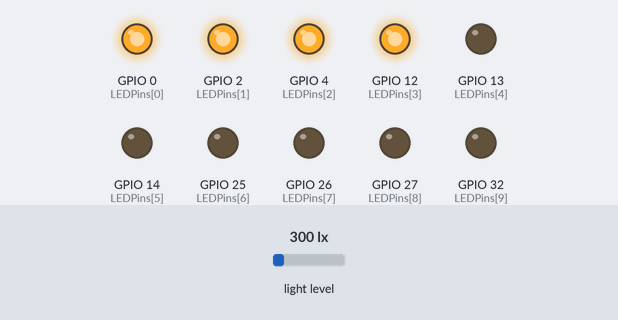
Simulated run of this sketch. Board: ESP32. On the bench: output pins drawn as LEDs (lit = HIGH). The inputs (shaded band) are chosen by the test bench; at power-on: light level 300 lx. WiFi joins after 1.5 s; servers stay silent unless stated; what the sketch prints to the serial monitor is not drawn.

Above: at 3.2 s.
3.3 s: light level set to 334 lx
5.2 s: light level set to 385 lx
At 7.5 s:
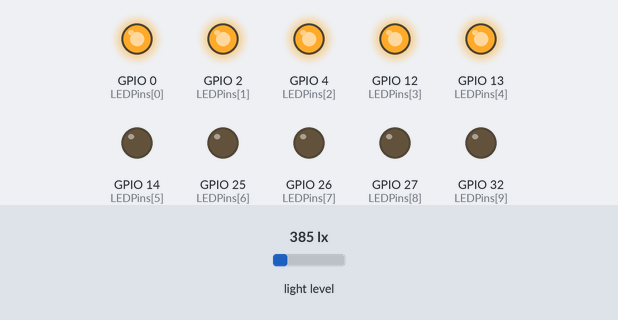
8.3 s: light level set to 449 lx
At 10.7 s:
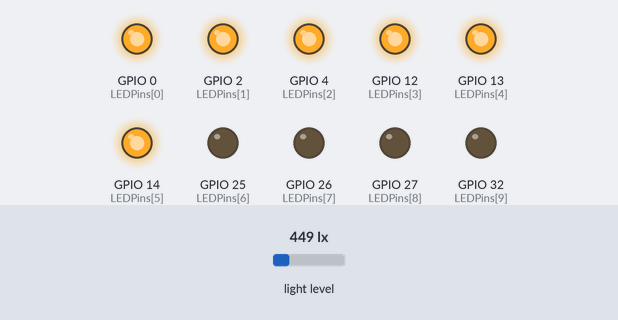
11.2 s: light level set to 512 lx
At 13.7 s:
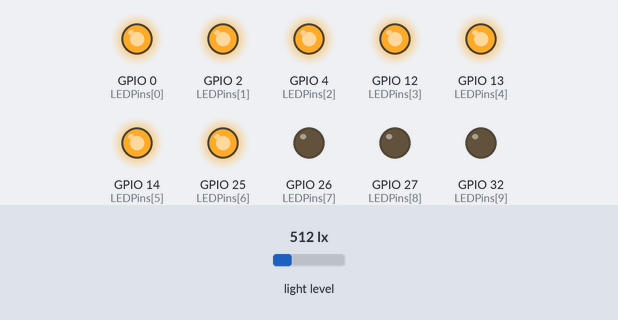
14.0 s: light level set to 1000 lx
At 15.9 s:
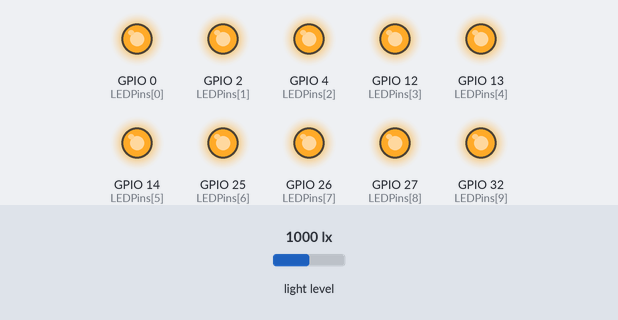
16.8 s: light level set to 40 lx
At 19.0 s:
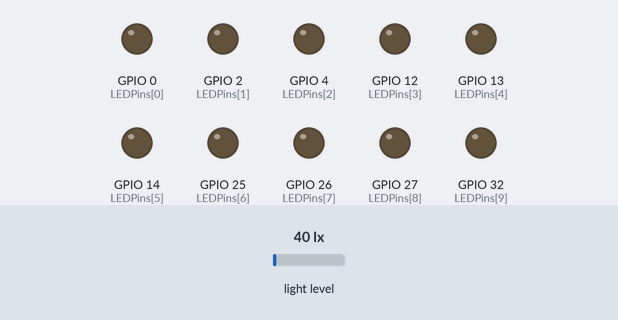
Timing chart, 0 to 20.5 s (numbered marks = the images above; inputs shaded):
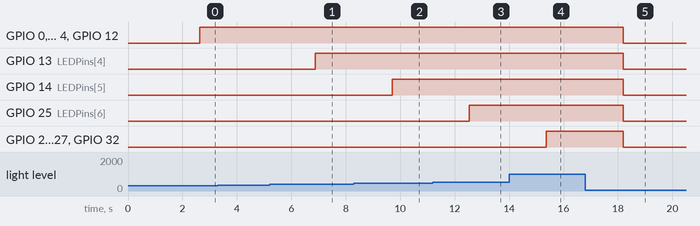

The sketch:

luz.ino
```cpp
#include <Wire.h>
#include <Adafruit_Sensor.h>
#include <Adafruit_TSL2561_U.h>
#include <WiFi.h>
#include <ThingSpeak.h>

const char* ssid = "SATAN"; // tu SSID de red Wi-Fi
const char* password = "12345678"; // tu contraseña de red Wi-Fi
unsigned long myChannelNumber = 2538464; // tu número de canal ThingSpeak
const char* myWriteAPIKey = "4YL3H91K50ZA2M3U"; // tu clave API de escritura de ThingSpeak
unsigned long myChannelNumber2 = 2574117; // tu número de canal ThingSpeak
const char* myWriteAPIKey2 = "ELLS0GMTESK07M8K"; // tu clave API de escritura de ThingSpeak
WiFiClient client;

Adafruit_TSL2561_Unified tsl = Adafruit_TSL2561_Unified(TSL2561_ADDR_FLOAT, 12345);

// Definir pines de LED
const int numLEDs = 10;
int LEDPins[numLEDs] = {0, 2, 4, 12, 13, 14, 25, 26, 27, 32};
/**************************************************************************/
/*
    Displays some basic information on this sensor from the unified
    sensor API sensor_t type (see Adafruit_Sensor for more information)
*/
/**************************************************************************/
void displaySensorDetails(void)
{
  sensor_t sensor;
  tsl.getSensor(&sensor);
  Serial.println("------------------------------------");
  Serial.print  ("Sensor:       "); Serial.println(sensor.name);
  Serial.print  ("Driver Ver:   "); Serial.println(sensor.version);
  Serial.print  ("Unique ID:    "); Serial.println(sensor.sensor_id);
  Serial.print  ("Max Value:    "); Serial.print(sensor.max_value); Serial.println(" lux");
  Serial.print  ("Min Value:    "); Serial.print(sensor.min_value); Serial.println(" lux");
  Serial.print  ("Resolution:   "); Serial.print(sensor.resolution); Serial.println(" lux");
  Serial.println("------------------------------------");
  Serial.println("");
  delay(500);

}

/**************************************************************************/
/*
    Configures the gain and integration time for the TSL2561
*/
/**************************************************************************/
void configureSensor(void)
{
  /* You can also manually set the gain or enable auto-gain support */
  // tsl.setGain(TSL2561_GAIN_1X);      /* No gain ... use in bright light to avoid sensor saturation */
  // tsl.setGain(TSL2561_GAIN_16X);     /* 16x gain ... use in low light to boost sensitivity */
  tsl.enableAutoRange(true);            /* Auto-gain ... switches automatically between 1x and 16x */

  /* Changing the integration time gives you better sensor resolution (402ms = 16-bit data) */
  tsl.setIntegrationTime(TSL2561_INTEGRATIONTIME_13MS);      /* fast but low resolution */
  // tsl.setIntegrationTime(TSL2561_INTEGRATIONTIME_101MS);  /* medium resolution and speed   */
  // tsl.setIntegrationTime(TSL2561_INTEGRATIONTIME_402MS);  /* 16-bit data but slowest conversions */

  /* Update these values depending on what you've set above! */
  Serial.println("------------------------------------");
  Serial.print  ("Gain:         "); Serial.println("Auto");
  Serial.print  ("Timing:       "); Serial.println("13 ms");
  Serial.println("------------------------------------");
}

/**************************************************************************/
/*
    Arduino setup function (automatically called at startup)
*/
/**************************************************************************/
void setup(void)
{
  Serial.begin(115200);
  Serial.println("Light Sensor Test"); Serial.println("");

  /* Initialise the sensor */
  //use tsl.begin() to default to Wire,
  //tsl.begin(&Wire2) directs api to use Wire2, etc.
  if(!tsl.begin())
  {
    /* There was a problem detecting the TSL2561 ... check your connections */
    Serial.print("Ooops, no TSL2561 detected ... Check your wiring or I2C ADDR!");
    while(1);
  }

  /* Display some basic information on this sensor */
  displaySensorDetails();

  /* Setup the sensor gain and integration time */
  configureSensor();

  /* We're ready to go! */
  Serial.println("");

  WiFi.begin(ssid, password);
   Serial.print("Conectando a ");
   Serial.print(ssid);
   while (WiFi.status() != WL_CONNECTED) {
   delay(500);
   Serial.print(".");
}
   Serial.println("");
   Serial.println("Conectado a la red Wi-Fi");
   ThingSpeak.begin(client); // Inicia la comunicación con ThingSpeak

  // Configurar pines de LED como salidas
  for (int i = 0; i < numLEDs; i++) {
    pinMode(LEDPins[i], OUTPUT);
  }
}

/**************************************************************************/
/*
    Arduino loop function, called once 'setup' is complete (your own code
    should go here)
*/
/**************************************************************************/
void loop(void)
{
  /* Get a new sensor event */
  sensors_event_t event;
  tsl.getEvent(&event);

  /* Display the results (light is measured in lux) */
  if (event.light)
  {
    Serial.print(event.light);  Serial.println(" lux");
    ThingSpeak.writeField(myChannelNumber, 3 , event.light, myWriteAPIKey);
        ThingSpeak.writeField(myChannelNumber2, 1 , event.light, myWriteAPIKey2);
    // Encender LEDs basado en el valor de lux
    int numLedsToTurnOn = map(event.light, 0, 700, 0, numLEDs);
    for (int i = 0; i < numLEDs; i++) {
      if (i < numLedsToTurnOn) {
        digitalWrite(LEDPins[i], HIGH);
      } else {
        digitalWrite(LEDPins[i], LOW);
      }
    }
  }
  else
  {
    Serial.println("Sensor overload");
  }
  delay(800);
}
```

Measured:
- the behaviour switches between 349 and 350 lx on light level (found by bisection; images 0 and 1)
- the behaviour switches between 419 and 420 lx on light level (found by bisection; images 1 and 2)
- the behaviour switches between 489 and 490 lx on light level (found by bisection; images 2 and 3)
- after the input at 3.3 s, every drawn part: stays the same
- after the input at 5.2 s, GPIO 13 (LEDPins[4]): LOW → HIGH after 1.7 s
- after the input at 8.3 s, GPIO 14 (LEDPins[5]): LOW → HIGH after 1.4 s
- after the input at 11.2 s, GPIO 25 (LEDPins[6]): LOW → HIGH after 1.3 s
- after the input at 14.0 s, GPIO 26 (LEDPins[7]), GPIO 27 (LEDPins[8]), GPIO 32 (LEDPins[9]): LOW → HIGH after 1.4 s
- after the input at 16.8 s, GPIO 0 (LEDPins[0]), GPIO 2 (LEDPins[1]), GPIO 4 (LEDPins[2]), GPIO 12 (LEDPins[3]), GPIO 13 (LEDPins[4]), GPIO 14 (LEDPins[5]), GPIO 25 (LEDPins[6]), GPIO 26 (LEDPins[7]), GPIO 27 (LEDPins[8]), GPIO 32 (LEDPins[9]): HIGH → LOW after 1.4 s
